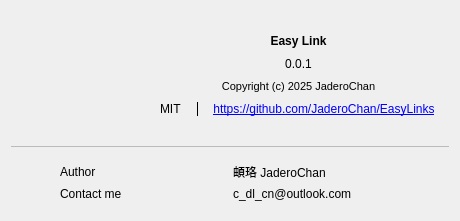
<?xml version="1.0" encoding="UTF-8"?>
<ui version="4.0">
 <class>AboutDialog</class>
 <widget class="QDialog" name="AboutDialog">
  <property name="geometry">
   <rect>
    <x>0</x>
    <y>0</y>
    <width>460</width>
    <height>220</height>
   </rect>
  </property>
  <property name="sizePolicy">
   <sizepolicy hsizetype="Fixed" vsizetype="Fixed">
    <horstretch>0</horstretch>
    <verstretch>0</verstretch>
   </sizepolicy>
  </property>
  <property name="font">
   <font>
    <stylestrategy>PreferAntialias</stylestrategy>
   </font>
  </property>
  <property name="focusPolicy">
   <enum>Qt::ClickFocus</enum>
  </property>
  <property name="windowTitle">
   <string>AboutDialog</string>
  </property>
  <layout class="QVBoxLayout" name="verticalLayout">
   <item>
    <widget class="QWidget" name="widget" native="true">
     <property name="focusPolicy">
      <enum>Qt::ClickFocus</enum>
     </property>
     <layout class="QHBoxLayout" name="horizontalLayout">
      <property name="spacing">
       <number>9</number>
      </property>
      <property name="leftMargin">
       <number>0</number>
      </property>
      <property name="topMargin">
       <number>0</number>
      </property>
      <property name="rightMargin">
       <number>0</number>
      </property>
      <property name="bottomMargin">
       <number>0</number>
      </property>
      <item>
       <widget class="QLabel" name="icon">
        <property name="minimumSize">
         <size>
          <width>128</width>
          <height>128</height>
         </size>
        </property>
        <property name="maximumSize">
         <size>
          <width>128</width>
          <height>128</height>
         </size>
        </property>
        <property name="focusPolicy">
         <enum>Qt::ClickFocus</enum>
        </property>
        <property name="text">
         <string/>
        </property>
        <property name="pixmap">
         <pixmap resource="app.qrc">:/icons/app.ico</pixmap>
        </property>
        <property name="scaledContents">
         <bool>true</bool>
        </property>
       </widget>
      </item>
      <item>
       <widget class="QWidget" name="widget_2" native="true">
        <property name="sizePolicy">
         <sizepolicy hsizetype="Preferred" vsizetype="Fixed">
          <horstretch>0</horstretch>
          <verstretch>0</verstretch>
         </sizepolicy>
        </property>
        <property name="focusPolicy">
         <enum>Qt::ClickFocus</enum>
        </property>
        <layout class="QVBoxLayout" name="verticalLayout_2">
         <property name="spacing">
          <number>9</number>
         </property>
         <property name="leftMargin">
          <number>0</number>
         </property>
         <property name="topMargin">
          <number>0</number>
         </property>
         <property name="rightMargin">
          <number>0</number>
         </property>
         <property name="bottomMargin">
          <number>0</number>
         </property>
         <item>
          <widget class="QWidget" name="widget_4" native="true">
           <property name="sizePolicy">
            <sizepolicy hsizetype="Preferred" vsizetype="Fixed">
             <horstretch>0</horstretch>
             <verstretch>0</verstretch>
            </sizepolicy>
           </property>
           <property name="focusPolicy">
            <enum>Qt::ClickFocus</enum>
           </property>
           <layout class="QVBoxLayout" name="verticalLayout_3">
            <property name="spacing">
             <number>9</number>
            </property>
            <property name="leftMargin">
             <number>0</number>
            </property>
            <property name="topMargin">
             <number>0</number>
            </property>
            <property name="rightMargin">
             <number>0</number>
            </property>
            <property name="bottomMargin">
             <number>0</number>
            </property>
            <item>
             <widget class="QLabel" name="titleLbl">
              <property name="sizePolicy">
               <sizepolicy hsizetype="Preferred" vsizetype="Fixed">
                <horstretch>0</horstretch>
                <verstretch>0</verstretch>
               </sizepolicy>
              </property>
              <property name="font">
               <font>
                <bold>true</bold>
                <stylestrategy>PreferAntialias</stylestrategy>
               </font>
              </property>
              <property name="focusPolicy">
               <enum>Qt::ClickFocus</enum>
              </property>
              <property name="text">
               <string>Easy Link</string>
              </property>
              <property name="alignment">
               <set>Qt::AlignCenter</set>
              </property>
             </widget>
            </item>
            <item>
             <widget class="QLabel" name="versionLbl">
              <property name="sizePolicy">
               <sizepolicy hsizetype="Preferred" vsizetype="Fixed">
                <horstretch>0</horstretch>
                <verstretch>0</verstretch>
               </sizepolicy>
              </property>
              <property name="focusPolicy">
               <enum>Qt::ClickFocus</enum>
              </property>
              <property name="text">
               <string>0.0.1</string>
              </property>
              <property name="alignment">
               <set>Qt::AlignCenter</set>
              </property>
             </widget>
            </item>
           </layout>
          </widget>
         </item>
         <item>
          <widget class="QWidget" name="widget_6" native="true">
           <property name="sizePolicy">
            <sizepolicy hsizetype="Preferred" vsizetype="Fixed">
             <horstretch>0</horstretch>
             <verstretch>0</verstretch>
            </sizepolicy>
           </property>
           <property name="focusPolicy">
            <enum>Qt::ClickFocus</enum>
           </property>
           <layout class="QHBoxLayout" name="horizontalLayout_2">
            <property name="spacing">
             <number>0</number>
            </property>
            <property name="leftMargin">
             <number>0</number>
            </property>
            <property name="topMargin">
             <number>0</number>
            </property>
            <property name="rightMargin">
             <number>0</number>
            </property>
            <property name="bottomMargin">
             <number>0</number>
            </property>
            <item>
             <widget class="QLabel" name="copyrightLbl">
              <property name="font">
               <font>
                <pointsize>8</pointsize>
                <stylestrategy>PreferAntialias</stylestrategy>
               </font>
              </property>
              <property name="focusPolicy">
               <enum>Qt::ClickFocus</enum>
              </property>
              <property name="text">
               <string>Copyright (c) 2025 JaderoChan</string>
              </property>
              <property name="alignment">
               <set>Qt::AlignCenter</set>
              </property>
             </widget>
            </item>
           </layout>
          </widget>
         </item>
         <item>
          <widget class="QWidget" name="widget_3" native="true">
           <property name="focusPolicy">
            <enum>Qt::ClickFocus</enum>
           </property>
           <layout class="QHBoxLayout" name="horizontalLayout_3">
            <property name="spacing">
             <number>2</number>
            </property>
            <property name="leftMargin">
             <number>0</number>
            </property>
            <property name="topMargin">
             <number>0</number>
            </property>
            <property name="rightMargin">
             <number>0</number>
            </property>
            <property name="bottomMargin">
             <number>0</number>
            </property>
            <item>
             <widget class="QLabel" name="licenseLbl">
              <property name="sizePolicy">
               <sizepolicy hsizetype="Fixed" vsizetype="Preferred">
                <horstretch>0</horstretch>
                <verstretch>0</verstretch>
               </sizepolicy>
              </property>
              <property name="focusPolicy">
               <enum>Qt::ClickFocus</enum>
              </property>
              <property name="text">
               <string>MIT</string>
              </property>
             </widget>
            </item>
            <item>
             <widget class="Line" name="line_2">
              <property name="focusPolicy">
               <enum>Qt::ClickFocus</enum>
              </property>
              <property name="frameShadow">
               <enum>QFrame::Plain</enum>
              </property>
              <property name="orientation">
               <enum>Qt::Vertical</enum>
              </property>
             </widget>
            </item>
            <item>
             <widget class="QLabel" name="urlLbl">
              <property name="sizePolicy">
               <sizepolicy hsizetype="Fixed" vsizetype="Preferred">
                <horstretch>0</horstretch>
                <verstretch>0</verstretch>
               </sizepolicy>
              </property>
              <property name="focusPolicy">
               <enum>Qt::ClickFocus</enum>
              </property>
              <property name="text">
               <string>&lt;html&gt;&lt;head/&gt;&lt;body&gt;&lt;p&gt;&lt;a href=&quot;https://github.com/JaderoChan/EasyLinks&quot;&gt;&lt;span style=&quot; text-decoration: underline; color:#0000ff;&quot;&gt;https://github.com/JaderoChan/EasyLinks&lt;/span&gt;&lt;/a&gt;&lt;/p&gt;&lt;/body&gt;&lt;/html&gt;</string>
              </property>
              <property name="alignment">
               <set>Qt::AlignCenter</set>
              </property>
              <property name="openExternalLinks">
               <bool>true</bool>
              </property>
             </widget>
            </item>
           </layout>
          </widget>
         </item>
        </layout>
       </widget>
      </item>
     </layout>
    </widget>
   </item>
   <item>
    <widget class="Line" name="line">
     <property name="focusPolicy">
      <enum>Qt::ClickFocus</enum>
     </property>
     <property name="styleSheet">
      <string notr="true">color: rgba(0, 0, 0, 56);</string>
     </property>
     <property name="frameShadow">
      <enum>QFrame::Plain</enum>
     </property>
     <property name="orientation">
      <enum>Qt::Horizontal</enum>
     </property>
    </widget>
   </item>
   <item>
    <widget class="QWidget" name="widget_9" native="true">
     <property name="focusPolicy">
      <enum>Qt::ClickFocus</enum>
     </property>
     <layout class="QHBoxLayout" name="horizontalLayout_6">
      <item>
       <spacer name="horizontalSpacer">
        <property name="orientation">
         <enum>Qt::Horizontal</enum>
        </property>
        <property name="sizeType">
         <enum>QSizePolicy::Fixed</enum>
        </property>
        <property name="sizeHint" stdset="0">
         <size>
          <width>40</width>
          <height>20</height>
         </size>
        </property>
       </spacer>
      </item>
      <item>
       <widget class="QWidget" name="widget_7" native="true">
        <property name="focusPolicy">
         <enum>Qt::ClickFocus</enum>
        </property>
        <layout class="QVBoxLayout" name="verticalLayout_4">
         <property name="leftMargin">
          <number>0</number>
         </property>
         <property name="topMargin">
          <number>0</number>
         </property>
         <property name="rightMargin">
          <number>0</number>
         </property>
         <property name="bottomMargin">
          <number>0</number>
         </property>
         <item>
          <widget class="QWidget" name="widget_5" native="true">
           <property name="focusPolicy">
            <enum>Qt::ClickFocus</enum>
           </property>
           <layout class="QHBoxLayout" name="horizontalLayout_4">
            <property name="leftMargin">
             <number>0</number>
            </property>
            <property name="topMargin">
             <number>0</number>
            </property>
            <property name="rightMargin">
             <number>0</number>
            </property>
            <property name="bottomMargin">
             <number>0</number>
            </property>
            <item>
             <widget class="QLabel" name="authorTextLbl">
              <property name="focusPolicy">
               <enum>Qt::ClickFocus</enum>
              </property>
              <property name="text">
               <string>Author</string>
              </property>
              <property name="alignment">
               <set>Qt::AlignLeading|Qt::AlignLeft|Qt::AlignVCenter</set>
              </property>
             </widget>
            </item>
            <item>
             <widget class="QLabel" name="authorValueLbl">
              <property name="focusPolicy">
               <enum>Qt::ClickFocus</enum>
              </property>
              <property name="text">
               <string>頔珞 JaderoChan</string>
              </property>
              <property name="alignment">
               <set>Qt::AlignLeading|Qt::AlignLeft|Qt::AlignVCenter</set>
              </property>
              <property name="textInteractionFlags">
               <set>Qt::LinksAccessibleByMouse|Qt::TextSelectableByMouse</set>
              </property>
             </widget>
            </item>
           </layout>
          </widget>
         </item>
         <item>
          <widget class="QWidget" name="widget_8" native="true">
           <property name="focusPolicy">
            <enum>Qt::ClickFocus</enum>
           </property>
           <layout class="QHBoxLayout" name="horizontalLayout_5">
            <property name="leftMargin">
             <number>0</number>
            </property>
            <property name="topMargin">
             <number>0</number>
            </property>
            <property name="rightMargin">
             <number>0</number>
            </property>
            <property name="bottomMargin">
             <number>0</number>
            </property>
            <item>
             <widget class="QLabel" name="contactTextLbl">
              <property name="focusPolicy">
               <enum>Qt::ClickFocus</enum>
              </property>
              <property name="text">
               <string>Contact me</string>
              </property>
              <property name="alignment">
               <set>Qt::AlignLeading|Qt::AlignLeft|Qt::AlignVCenter</set>
              </property>
             </widget>
            </item>
            <item>
             <widget class="QLabel" name="contactValueLbl">
              <property name="focusPolicy">
               <enum>Qt::ClickFocus</enum>
              </property>
              <property name="text">
               <string>c_dl_cn@outlook.com</string>
              </property>
              <property name="alignment">
               <set>Qt::AlignLeading|Qt::AlignLeft|Qt::AlignVCenter</set>
              </property>
              <property name="textInteractionFlags">
               <set>Qt::LinksAccessibleByMouse|Qt::TextSelectableByMouse</set>
              </property>
             </widget>
            </item>
           </layout>
          </widget>
         </item>
        </layout>
       </widget>
      </item>
      <item>
       <spacer name="horizontalSpacer_2">
        <property name="orientation">
         <enum>Qt::Horizontal</enum>
        </property>
        <property name="sizeType">
         <enum>QSizePolicy::Fixed</enum>
        </property>
        <property name="sizeHint" stdset="0">
         <size>
          <width>40</width>
          <height>20</height>
         </size>
        </property>
       </spacer>
      </item>
     </layout>
    </widget>
   </item>
  </layout>
 </widget>
 <resources>
  <include location="app.qrc"/>
 </resources>
 <connections/>
</ui>
